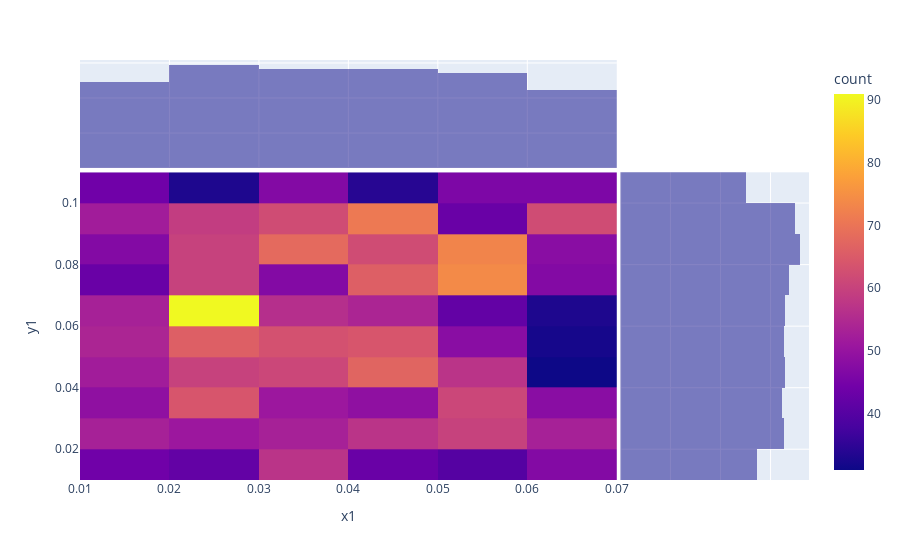

Notebook code for this chart:
### Code cell
# check spread of (x, y) coordinates
fig_pos = px.density_heatmap(y_orig, x='x1', y='y1', marginal_x='histogram', marginal_y='histogram', nbinsx=10, nbinsy=10)
fig_pos.show()

# analyse positions
ProfileReport(y_orig)

### Figure 1 — Plotly figure (JSON) as saved in the notebook; plotly's stock layout.template omitted (floating-point values rounded to 4 significant figures; data arrays with more than 128 entries replaced by an {"elided": "..."} marker saying what was removed)
{"data": [{"coloraxis": "coloraxis", "hovertemplate": "x1=%{x}<br>y1=%{y}<br>count=%{z}<extra></extra>", "name": "", "nbinsx": 10, "nbinsy": 10, "type": "histogram2d", "x": {"elided": "3200 float values"}, "xaxis": "x", "xbingroup": "x", "y": {"elided": "3200 float values"}, "yaxis": "y", "ybingroup": "y"}, {"alignmentgroup": "True", "bingroup": "x", "hovertemplate": "x1=%{x}<br>count=%{y}<extra></extra>", "legendgroup": "", "marker": {"color": "#0d0887"}, "name": "", "offsetgroup": "", "opacity": 0.5, "showlegend": false, "type": "histogram", "x": {"elided": "3200 float values"}, "xaxis": "x3", "yaxis": "y3"}, {"alignmentgroup": "True", "bingroup": "y", "hovertemplate": "y1=%{y}<br>count=%{x}<extra></extra>", "legendgroup": "", "marker": {"color": "#0d0887"}, "name": "", "offsetgroup": "", "opacity": 0.5, "showlegend": false, "type": "histogram", "xaxis": "x2", "y": {"elided": "3200 float values"}, "yaxis": "y2"}], "layout": {"barmode": "overlay", "coloraxis": {"colorbar": {"title": {"text": "count"}}, "colorscale": [[0, "#0d0887"], [0.1111, "#46039f"], [0.2222, "#7201a8"], [0.3333, "#9c179e"], [0.4444, "#bd3786"], [0.5556, "#d8576b"], [0.6667, "#ed7953"], [0.7778, "#fb9f3a"], [0.8889, "#fdca26"], [1, "#f0f921"]]}, "legend": {"tracegroupgap": 0}, "margin": {"t": 60}, "xaxis": {"anchor": "y", "domain": [0, 0.7363], "title": {"text": "x1"}}, "xaxis2": {"anchor": "y2", "domain": [0.7413, 1], "matches": "x2", "showgrid": true, "showline": false, "showticklabels": false, "ticks": ""}, "xaxis3": {"anchor": "y3", "domain": [0, 0.7363], "matches": "x", "showgrid": true, "showticklabels": false}, "xaxis4": {"anchor": "y4", "domain": [0.7413, 1], "matches": "x2", "showgrid": true, "showline": false, "showticklabels": false, "ticks": ""}, "yaxis": {"anchor": "x", "domain": [0, 0.7326], "title": {"text": "y1"}}, "yaxis2": {"anchor": "x2", "domain": [0, 0.7326], "matches": "y", "showgrid": true, "showticklabels": false}, "yaxis3": {"anchor": "x3", "domain": [0.7426, 1], "matches": "y3", "showgrid": true, "showline": false, "showticklabels": false, "ticks": ""}, "yaxis4": {"anchor": "x4", "domain": [0.7426, 1], "matches": "y3", "showgrid": true, "showline": false, "showticklabels": false, "ticks": ""}}}
